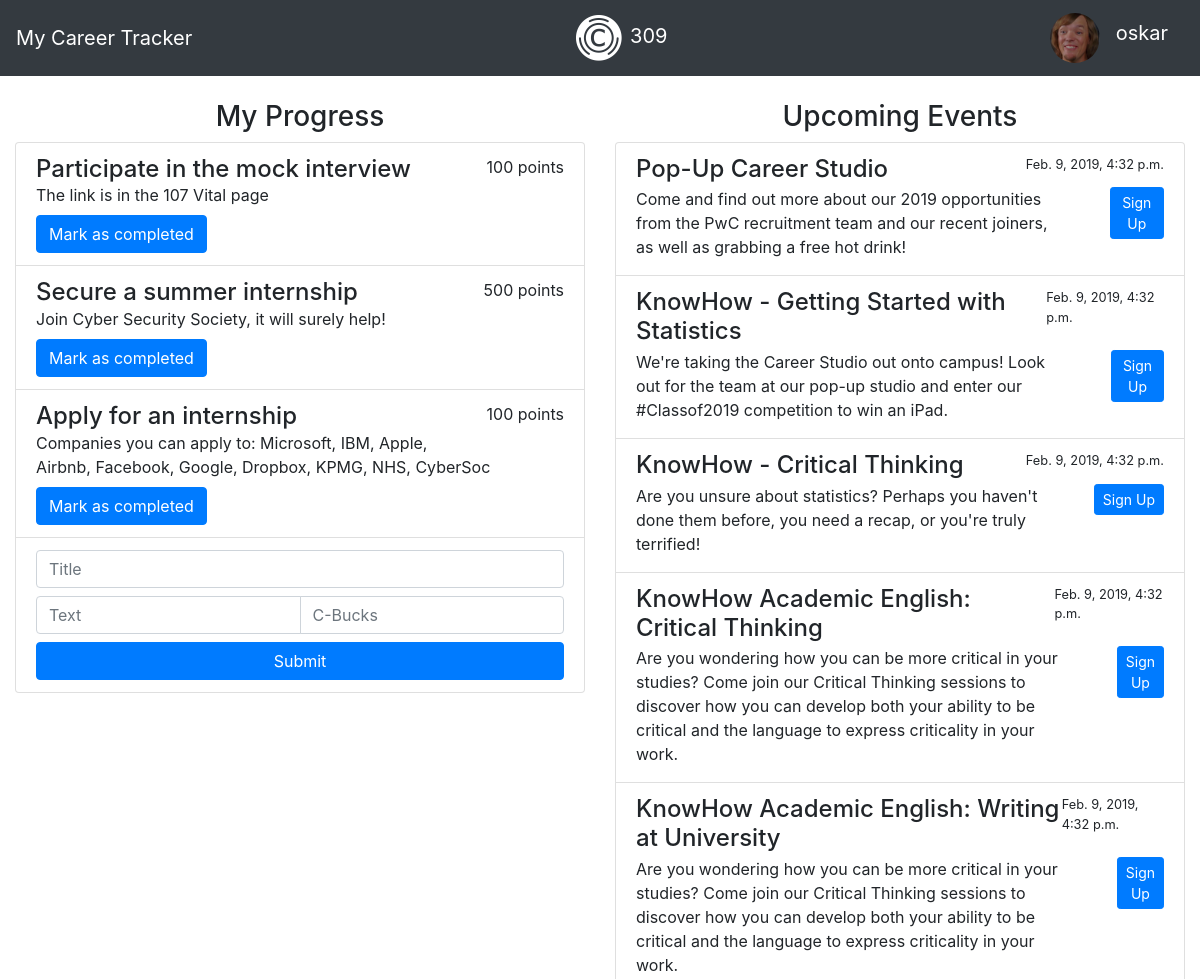
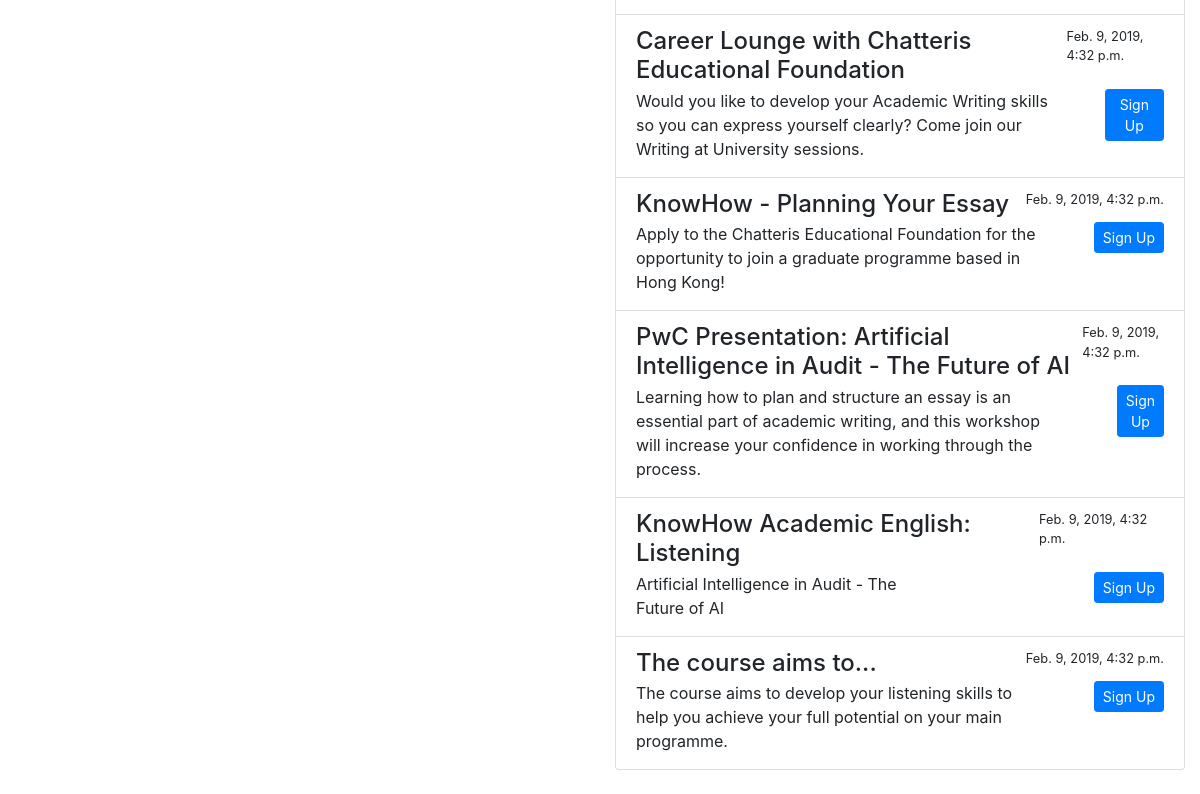
The page / on the database its author committed (2 pictures, top to bottom).
### panel/models.py (models this page shows)
class Points(models.Model):
    points = models.IntegerField()

class Task(models.Model):
    title = models.CharField(max_length=200)
    text = models.CharField(max_length=200)
    completed = models.BooleanField()
    points = models.IntegerField()

class Event(models.Model):
    title = models.CharField(max_length=200)
    text = models.CharField(max_length=200)
    date = models.DateTimeField()
    points = models.IntegerField()

### panel/views.py (the view)
# urls.py: path('', views.index, name='index'),
def index(request):
    template = loader.get_template('panel/index.html')
    context = {
        'tasks': Task.objects.all(),
        'points': Points.objects.get(id=1),
        'events': Event.objects.all()
    }
    return HttpResponse(template.render(context, request))

### panel/templates/panel/index.html (shortened to what this page needs)
{% load static %}
<!DOCTYPE html>
<html lang="en">
<head>
    <link rel="stylesheet" href="https://stackpath.bootstrapcdn.com/bootstrap/4.2.1/css/bootstrap.min.css">
</head>
<body>
    <div class="navbar navbar-expand-lg navbar-dark bg-dark">
        <div class="navbar-nav">
            <a class="navbar-brand" href="">My Career Tracker</a>
        </div>
        <div class="navbar-nav ml-auto mr-auto">
            <div class="navbar-brand">
                <img src="{% static 'panel/cbucks.png' %}" height="50px">
                {{ points.points }}
            </div>
        </div>
        <div class="navbar-nav">
            <img src="{% static 'panel/avatar.png' %}" height="50px" class="rounded-circle">
            <div class="navbar-brand ml-3">
                oskar
            </div>
        </div>
    </div>
    <div class="container-fluid mb-4">
        <div class="row mt-4">
            <div class="col-6">
                <h3 class="text-center">My Progress</h3>
                <div class="list-group">
                    {% for task in tasks %}
                        <div class="list-group-item">
                            <h4 style="display:inline;">{{ task.title }}</h4><p style="display:inline;float:right;">{{ task.points }} points</p><br>
                            {{ task.text }}
                            <br>
                            <form action="/complete_task/{{ task.id }}" method="POST">
                            <input type="submit" class="btn btn-primary mt-2" value="Mark as completed">
                            </form>
                        </div>
                    {% endfor %}
                    <div class="list-group-item">
                        <form action="/add_task/" method="POST">
                            <div class="input-group mb-2">
                                <input type="text" class="form-control" name="title" placeholder="Title">
                            </div>
                            <div class="input-group mb-2">
                                <input type="text" class="form-control" name="text" placeholder="Text">
                                <input type="number" class="form-control" name="points" placeholder="C-Bucks">
                            </div>
                            <input type="submit" class="btn btn-primary btn-block">
                        </form>
                    </div>
                </div>
            </div>
            <div class="col-6">
                <h3 class="text-center">Upcoming Events</h3>
                <div class="list-group">
                    {% for event in events %}
                    <div class="list-group-item">
                        <div class="d-flex w-100 justify-content-between">
                            <h4 class="mb-1">{{event.title}}</h5>
                            <small>{{event.date}}</small>
                        </div>
                        <div class="d-flex w-100 justify-content-between">
                            <div>
                            <p class="mb-1">{{event.text}}</p></div><div class="w-50">
                            <a href="https://www.liverpool.ac.uk/careers/" class="btn btn-primary btn-sm ml-5" role="button" style="float:right;">Sign Up</a>
                            </div>
                        </div>
                    </div>
                    {% endfor %}
                </div>
            </div>
        </div>
    </div>
</body>
</html>

### rows shown on the page
Points: points "309"
Task: title "Participate in the mock interview", points "100", text "The link is in the 107 Vital page"
Task: title "Secure a summer internship", points "500", text "Join Cyber Security Society, it will surely help!"
Task: title "Apply for an internship", points "100", text "Companies you can apply to: Microsoft, IBM, Apple, Airbnb, Facebook, Google, Dropbox, KPMG, NHS, CyberSoc"
Event: title "Pop-Up Career Studio", date "Feb. 9, 2019, 4:32 p.m.", text "Come and find out more about our 2019 opportunities from the PwC recruitment team and our recent joiners, as well as grabbing a free hot drink!"
Event: title "KnowHow - Getting Started with Statistics", date "Feb. 9, 2019, 4:32 p.m.", text "We're taking the Career Studio out onto campus! Look out for the team at our pop-up studio and enter our #Classof2019 competition to win an iPad."
Event: title "KnowHow - Critical Thinking", date "Feb. 9, 2019, 4:32 p.m.", text "Are you unsure about statistics? Perhaps you haven't done them before, you need a recap, or you're truly terrified!"
Event: title "KnowHow Academic English: Critical Thinking", date "Feb. 9, 2019, 4:32 p.m.", text "Are you wondering how you can be more critical in your studies? Come join our Critical Thinking sessions to discover how you can develop both your ability to be critical and the language to express criticality in your work."
Event: title "KnowHow Academic English: Writing at University", date "Feb. 9, 2019, 4:32 p.m.", text "Are you wondering how you can be more critical in your studies? Come join our Critical Thinking sessions to discover how you can develop both your ability to be critical and the language to express criticality in your work."
Event: title "Career Lounge with Chatteris Educational Foundation", date "Feb. 9, 2019, 4:32 p.m.", text "Would you like to develop your Academic Writing skills so you can express yourself clearly? Come join our Writing at University sessions."
Event: title "KnowHow - Planning Your Essay", date "Feb. 9, 2019, 4:32 p.m.", text "Apply to the Chatteris Educational Foundation for the opportunity to join a graduate programme based in Hong Kong!"
Event: title "PwC Presentation: Artificial Intelligence in Audit - The Future of AI", date "Feb. 9, 2019, 4:32 p.m.", text "Learning how to plan and structure an essay is an essential part of academic writing, and this workshop will increase your confidence in working through the process."
Event: title "KnowHow Academic English: Listening", date "Feb. 9, 2019, 4:32 p.m.", text "Artificial Intelligence in Audit - The Future of AI"
Event: title "The course aims to...", date "Feb. 9, 2019, 4:32 p.m.", text "The course aims to develop your listening skills to help you achieve your full potential on your main programme."
